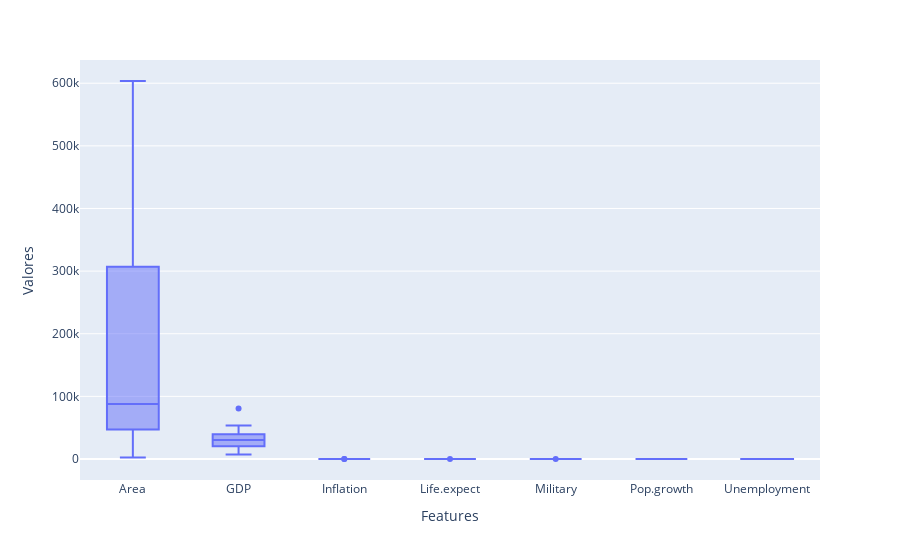

Notebook source saved alongside this figure:
### Markdown cell above
## Dispersión de las features
Para observa la dispersión de realizar un gráfico box plot.

### Code cell
fig = px.box(df.drop("Country", axis=1))
fig.update_layout(showlegend=False,
                     xaxis_title="Features",
    yaxis_title="Valores",)

fig.show()

### Figure 1 — Plotly figure (JSON) as saved in the notebook; plotly's stock layout.template omitted (floating-point values rounded to 4 significant figures; data arrays with more than 128 entries replaced by an {"elided": "..."} marker saying what was removed)
{"data": [{"alignmentgroup": "True", "hovertemplate": "variable=%{x}<br>value=%{y}<extra></extra>", "legendgroup": "", "marker": {"color": "#636efa"}, "name": "", "notched": false, "offsetgroup": "", "orientation": "v", "showlegend": false, "type": "box", "x": {"elided": "196 str values"}, "x0": " ", "xaxis": "x", "y": {"elided": "196 float values"}, "y0": " ", "yaxis": "y"}], "layout": {"autosize": true, "boxmode": "group", "legend": {"tracegroupgap": 0}, "margin": {"t": 60}, "showlegend": false, "xaxis": {"anchor": "y", "autorange": true, "domain": [0, 1], "range": [-0.5, 6.5], "title": {"text": "Features"}, "type": "category"}, "yaxis": {"anchor": "x", "autorange": true, "domain": [0, 1], "range": [-33530.0, 637100.0], "title": {"text": "Valores"}, "type": "linear"}}}
